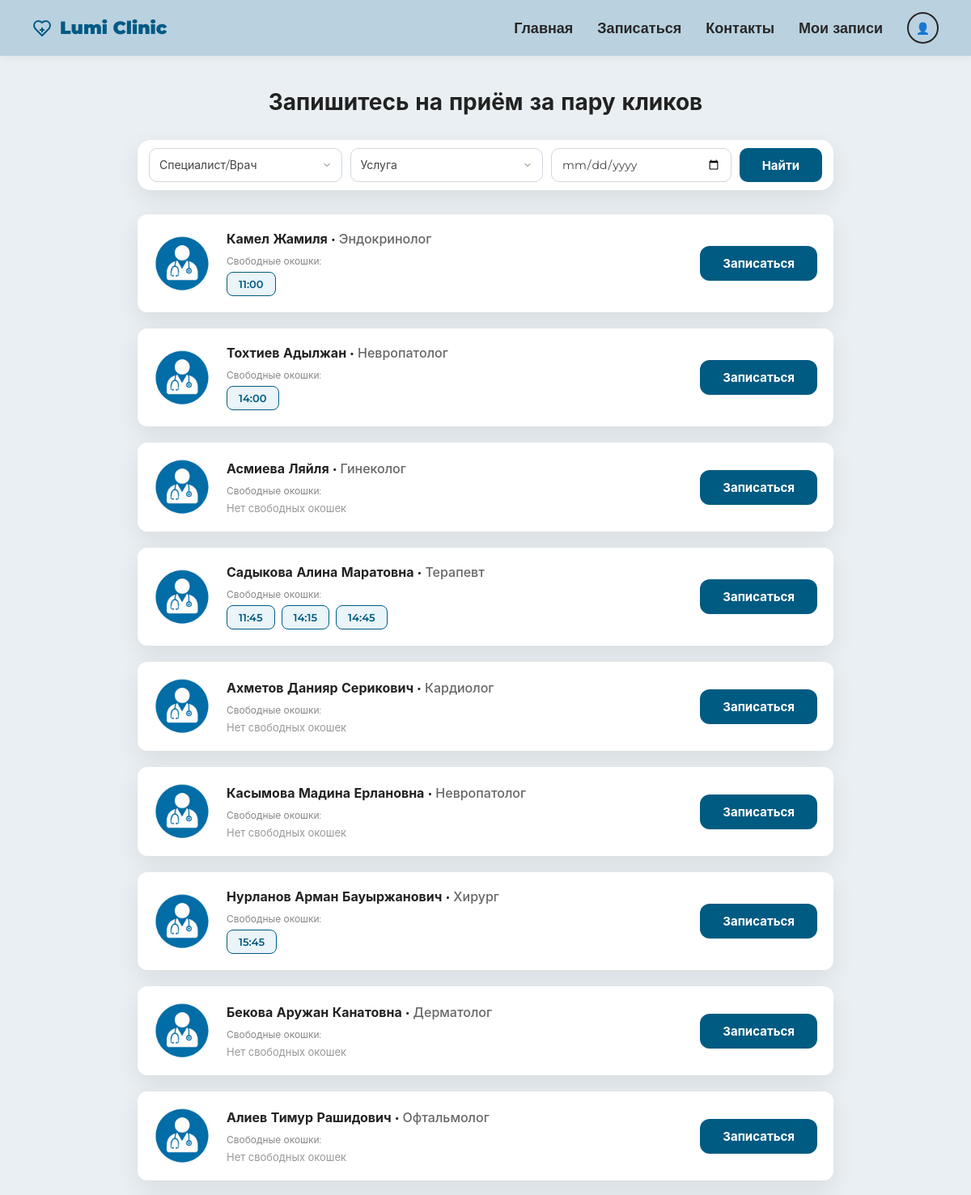
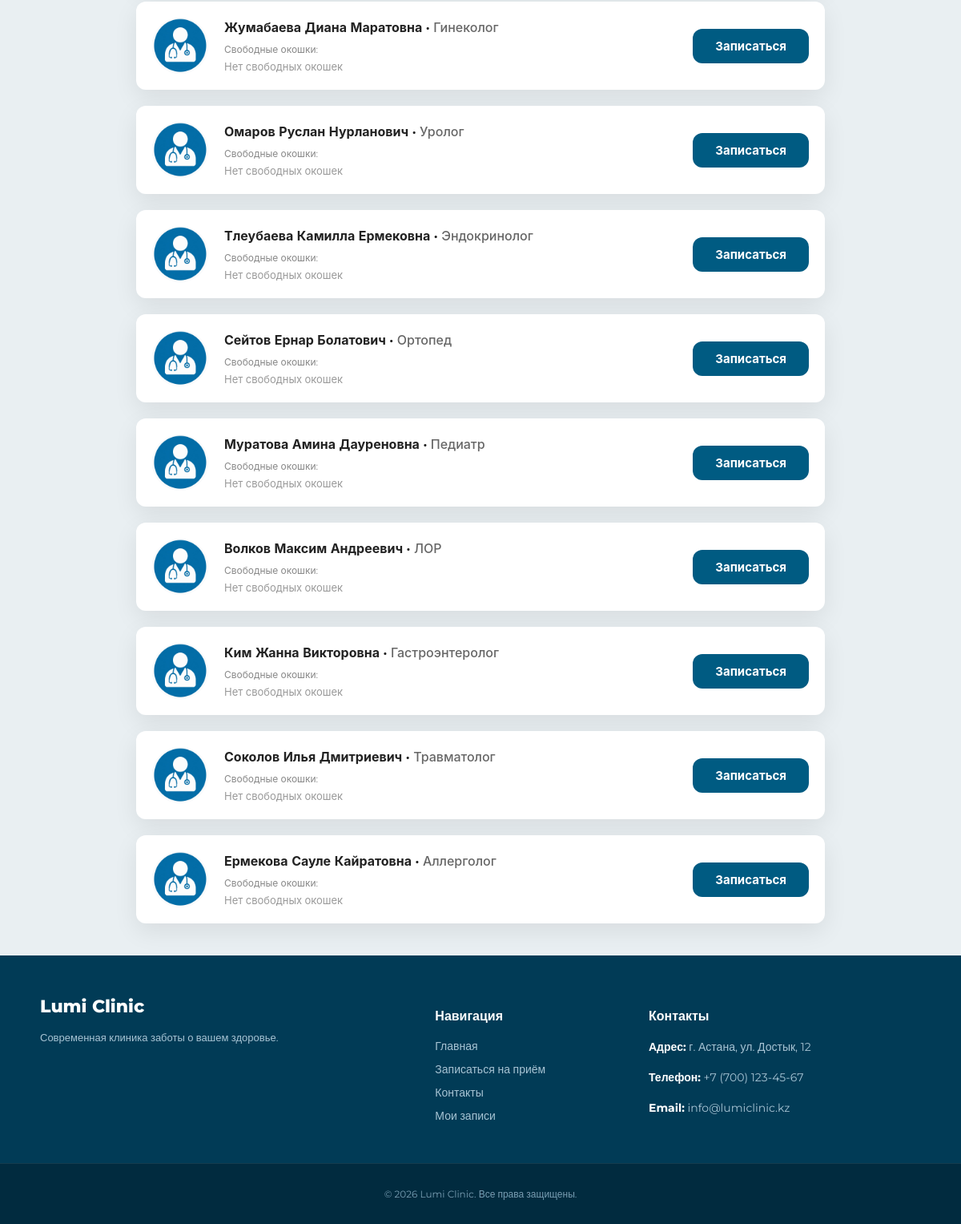
Screenshot of / (signed in) with the database file from the repository (2 pictures, top to bottom).
### booking/models.py (models this page shows, shortened)
class Doctor(models.Model):
    name = models.CharField(max_length=100)
    specialty = models.CharField(max_length=100)

class Slot(models.Model):
    doctor = models.ForeignKey(
        Doctor,
        on_delete=models.CASCADE
    )
    date = models.DateField()
    time = models.TimeField()
    is_available = models.BooleanField(default=True)

### booking/views.py (the view)
# urls.py: path('', views.home, name='home'),
def home(request):
  doctor_id = request.GET.get('doctor')
  service_id = request.GET.get('service')
  date_str = request.GET.get('date')
  doctors = Doctor.objects.all()
  if doctor_id:
    doctors = doctors.filter(id=doctor_id)
  if service_id:
    doctors = doctors.filter(service__id=service_id).distinct()
  if date_str:
    try:
      selected_date = datetime.strptime(date_str, '%Y-%m-%d').date()
    except ValueError:
      selected_date = timezone.now().date()
  else:
    selected_date = timezone.now().date()
  for doctor in doctors:
    slots = Slot.objects.filter(
        doctor=doctor, is_available=True, date=selected_date
    )
    doctor.available_slots = slots.order_by('time')
  if request.method == 'POST':
    slot_id = request.POST.get('slot')
    service_id = request.POST.get('service')
    if slot_id:
      return redirect('booking_confirm', slot_id=slot_id, service_id=service_id or 0)
  context = {
      'doctors': Doctor.objects.all(),
      'filtered_doctors': doctors,
      'services': Service.objects.all(),
  }
  return render(request, 'booking/home.html', context)

### booking/templates/booking/home.html (shortened to what this page needs)
{% extends "booking/base.html" %}
{% load static %}
{% block extra_css %}
<link rel="stylesheet" href="{% static 'css/booking.css' %}">
{% endblock %}
{% block content %}
<div class="booking-container">
    <h1 class="page-title">Запишитесь на приём за пару кликов</h1>
    <form method="GET" action="{% url 'home' %}" class="filter-card">
        <select name="doctor" id="doctorSelect" onchange="filterServices()">
            <option value="">Специалист/Врач</option>
        </select>
        <select name="service" id="serviceSelect">
            <option value="">Услуга</option>
        </select>
        <input type="date" name="date" value="{{ request.GET.date }}">
        <button type="submit" class="btn-search">Найти</button>
    </form>
    <div class="doctors-list">
        {% for doctor in filtered_doctors %}
        <div class="doctor-card">
            <img src="{% static 'images/download.jpg' %}" alt="{{ doctor.name }}" class="avatar-img">
            <div class="doctor-info">
                <div class="doctor-name">{{ doctor.name }} · <span class="doctor-specialty">{{ doctor.specialty }}</span></div>
                <div class="slots-label">Свободные окошки:</div>
                <div class="slots-group">
                    {% for slot in doctor.available_slots %}
                        <button type="button" class="slot-btn" onclick="selectSlot(this, '{{ slot.id }}', '{{ doctor.id }}')">
                            {{ slot.time|time:"H:i" }}
                        </button>
                    {% empty %}
                        <span class="no-slots">Нет свободных окошек</span>
                    {% endfor %}
                </div>
            </div>
            <form method="POST" action="{% url 'home' %}" onsubmit="return validateBookingForm(this)">
                <button type="submit" class="btn-book">Записаться</button>
            </form>
        </div>
        {% empty %}
            <p class="no-doctors">Врачи по вашему запросу не найдены.</p>
        {% endfor %}
    </div>
</div>
{% endblock %}

### static/css/base.css (style rules this page uses)
:root { --base-primary: #015A84; --base-light-blue: #BAD1DF; --base-bg-color: #E6ECEF; --base-text-dark: #272727; --base-white: #FFFFFF; }
body { margin: 0; font-family: 'Montserrat', sans-serif; background-color: var(--base-bg-color); color: var(--base-text-dark); display: flex; flex-direction: column; min-height: 100vh; }

### static/css/booking.css (style rules this page uses)
:root { --primary: #005b82; --light-blue: #d0d7de; --white: #ffffff; --text-dark: #222222; --radius: 12px; --shadow: 0 10px 30px rgba(0, 0, 0, 0.08); }
.booking-container, .booking-container * { font-family: 'Montserrat', -apple-system, BlinkMacSystemFont, sans-serif; box-sizing: border-box; }
body { margin: 0; padding: 0; background-color: #e9eff2; color: var(--text-dark); }
.booking-container { max-width: 900px; margin: 40px auto; padding: 0 20px; }
.page-title { text-align: center; font-size: 28px; font-weight: 700; margin-bottom: 30px; color: var(--text-dark); }
.filter-card { background: var(--white); padding: 10px 14px; border-radius: 16px; box-shadow: var(--shadow); display: flex; gap: 10px; align-items: center; margin-bottom: 30px; width: 100%; box-sizing: border-box; }
.filter-card select, .filter-card input[type="date"] { flex: 1 1 0% !important; min-width: 0 !important; height: 42px; padding: 0 12px; border: 1px solid var(--light-blue); border-radius: 10px; font-size: 14px; background-color: var(--white); color: #444; outline: none; box-sizing: border-box !important; }
.filter-card select { appearance: none; -webkit-appearance: none; -moz-appearance: none; background-repeat: no-repeat; background-position: right 12px center; padding-right: 28px; }
.filter-card .btn-search { flex: 0 0 auto !important; height: 42px; padding: 0 28px; background: var(--primary); color: var(--white); border: none; border-radius: 10px; font-weight: 700; font-size: 15px; cursor: pointer; white-space: nowrap; transition: background-color 0.2s; }
.doctors-list { display: flex; flex-direction: column; gap: 20px; }
.doctor-card { background: var(--white); border-radius: var(--radius); padding: 20px; box-shadow: var(--shadow); display: flex; align-items: center; gap: 20px; position: relative; }
.avatar-img { width: 70px; height: 70px; min-width: 70px; border-radius: 50%; object-fit: cover; background-color: #f0f4f8; }
.doctor-info { flex: 1; }
.doctor-name { font-weight: 700; font-size: 16px; }
.doctor-specialty { font-weight: 500; color: #666; }
.slots-label { font-size: 12px; color: #888; margin-top: 10px; margin-bottom: 6px; }
.slots-group { display: flex; gap: 8px; flex-wrap: wrap; }
.slot-btn { padding: 6px 14px; border: 1.5px solid var(--primary); background: #EAF4F9; color: var(--primary); border-radius: 8px; font-weight: 600; font-size: 13px; cursor: pointer; transition: background-color 0.2s, color 0.2s; }
.btn-book { background: var(--primary); color: var(--white); border: none; padding: 12px 28px; border-radius: var(--radius); font-weight: 700; font-size: 15px; cursor: pointer; align-self: center; transition: background-color 0.2s; }
.no-slots { font-size: 13px; color: #999; }

### rows the page displays
Doctor: name "Камел Жамиля", specialty "Эндокринолог"
Slot: time "11:00"
Doctor: name "Тохтиев Адылжан", specialty "Невропатолог"
Slot: time "14:00"
Doctor: name "Асмиева Ляйля", specialty "Гинеколог"
Doctor: name "Садыкова Алина Маратовна", specialty "Терапевт"
Slot: time "11:45"
Slot: time "14:15"
Slot: time "14:45"
Doctor: name "Ахметов Данияр Серикович", specialty "Кардиолог"
Doctor: name "Касымова Мадина Ерлановна", specialty "Невропатолог"
Doctor: name "Нурланов Арман Бауыржанович", specialty "Хирург"
Slot: time "15:45"
Doctor: name "Бекова Аружан Канатовна", specialty "Дерматолог"
Doctor: name "Алиев Тимур Рашидович", specialty "Офтальмолог"
Doctor: name "Жумабаева Диана Маратовна", specialty "Гинеколог"
Doctor: name "Омаров Руслан Нурланович", specialty "Уролог"
Doctor: name "Тлеубаева Камилла Ермековна", specialty "Эндокринолог"
Doctor: name "Сейтов Ернар Болатович", specialty "Ортопед"
Doctor: name "Муратова Амина Дауреновна", specialty "Педиатр"
Doctor: name "Волков Максим Андреевич", specialty "ЛОР"
Doctor: name "Ким Жанна Викторовна", specialty "Гастроэнтеролог"
Doctor: name "Соколов Илья Дмитриевич", specialty "Травматолог"
Doctor: name "Ермекова Сауле Кайратовна", specialty "Аллерголог"
